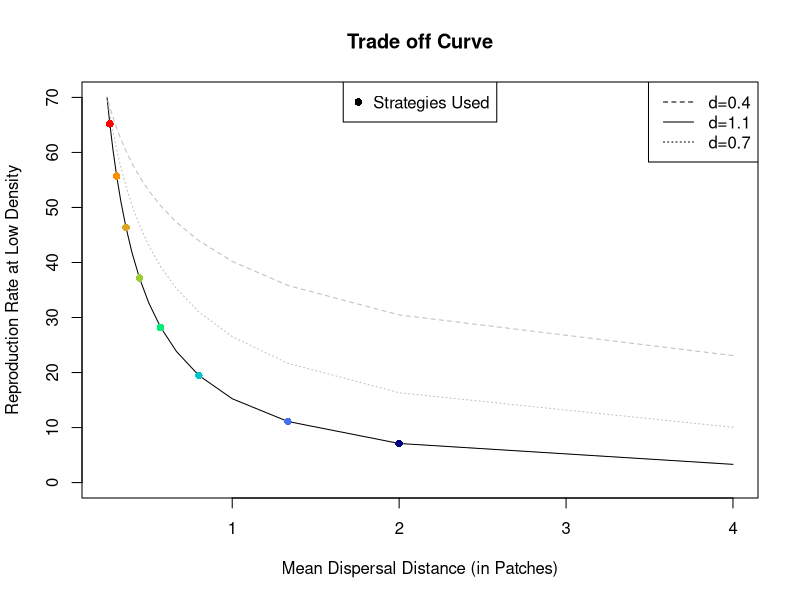
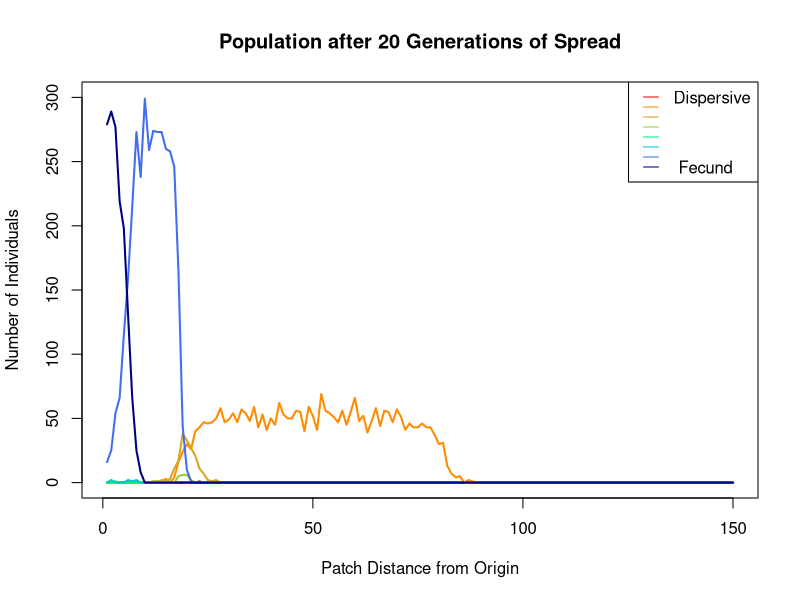
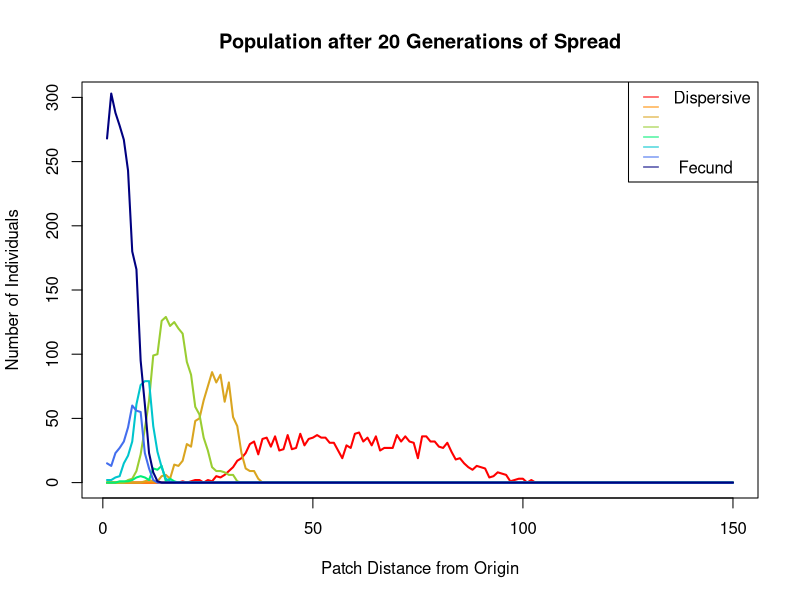
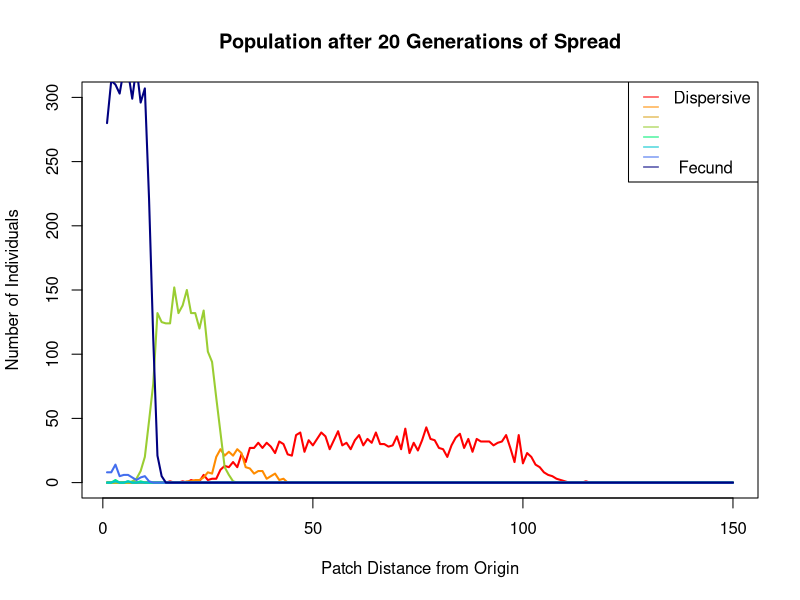
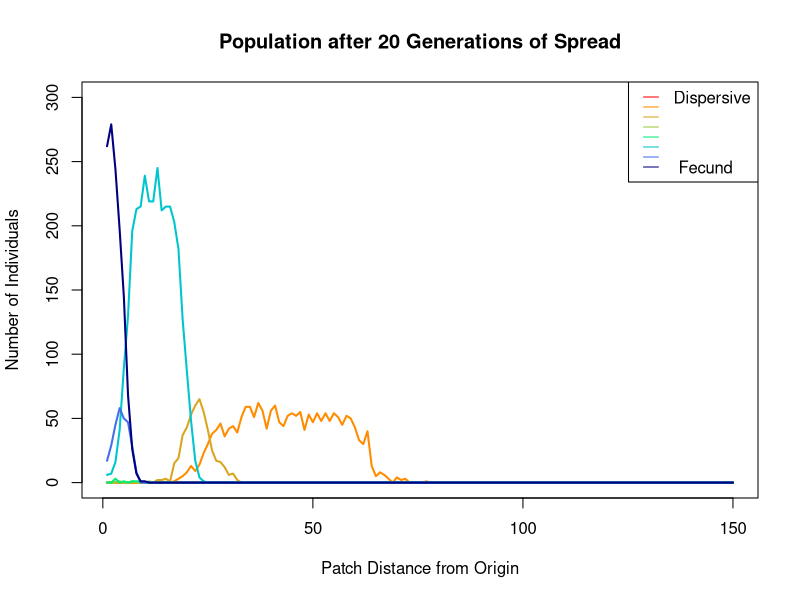
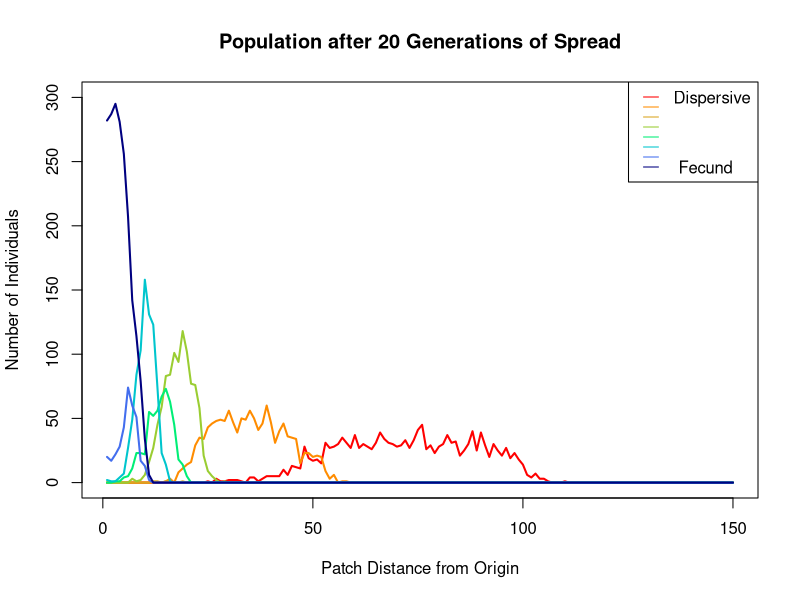
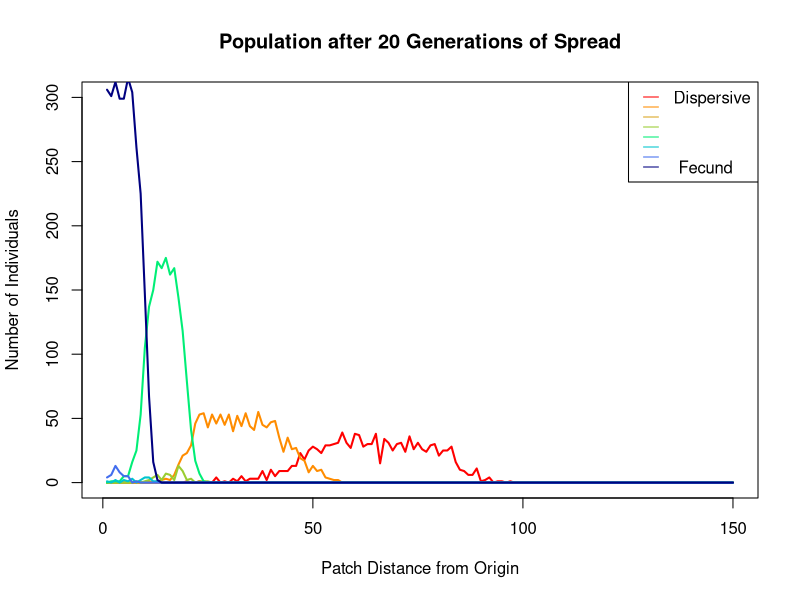
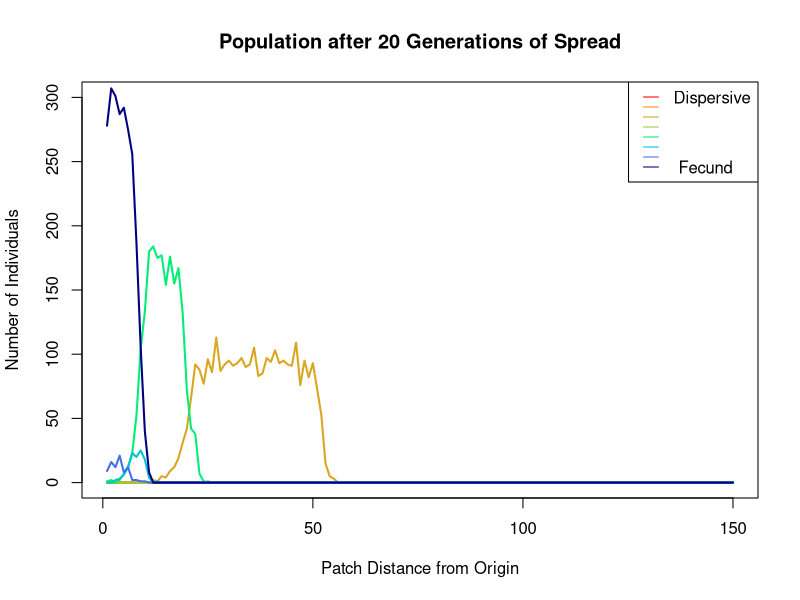

R code for these plots, in order: (Note: a time limit stopped this script after it produced the figures.)
## ---- chunk 1

#define trade-off curves
m<-seq(from=0.25,to=4,by=0.25)
lambdas04<-70*(m/4)^0.4
lambdas07<-(70*(m/4)^0.7)
lambdas11<-70*(m/4)^1.1
#points to use (should automate this)
m8<-c(0.5,0.75,1.25,1.75,2.25,2.75,3.25,3.75)
#convert to mean dispersal distance
mdd<-1/m
mdd8<-1/m8
#lambdas to use (should automate this)
lambdas8<-c(7.1,11.1,19.47,28.19,37.17,46.35,55.7,65.2)

#plot the trade-off curves with points for strategies used
plot(lambdas11~mdd, main="Trade off Curve", ylim=c(0,70), xlab="Mean Dispersal Distance (in Patches)", ylab="Reproduction Rate at Low Density",type="l")
lines(x=mdd,y=lambdas04, lty=2, col="grey")
lines(x=mdd, y=lambdas07, lty=3, col="grey")
points(x=mdd8, y=lambdas8, col=c("navy","royalblue2","turquoise3","springgreen2","yellowgreen","goldenrod","darkorange","red"), pch=16)
legend(x="topright", legend=c("d=0.4","d=1.1","d=0.7"), lty=c(2,1,3))
legend(x="top", legend=c("Strategies Used"), pch=16)
## ---- chunk 2
#########################################################

# parameters

#intrinsic rate of increase (lowest)
lambda1 <- 7.1
#intrinsic rate of increase
lambda2 <- 11.1
#intrinsic rate of increase
lambda3 <- 19.5
#intrinsic rate of increase
lambda4 <- 28.2
#intrinsic rate of increase
lambda5 <- 37.2
#intrinsic rate of increase
lambda6 <- 46.3
#intrinsic rate of increase
lambda7 <- 55.7
#intrinsic rate of increase (highest)
lambda8 <- 65.2
#intraspecific competition
alpha <- .2
#distance decay rate (highest)
m1 <- 0.5
#distance decay rate 
m2<-0.75
#distance decay rate 
m3<-1.25
#distance decay rate 
m4<-1.75
#distance decay rate 
m5<-2.25
#distance decay rate 
m6<-2.75
#distance decay rate 
m7<-3.25
#distance decay rate 
m8<-3.75
#starting population for each strategy
N_0 <- 2
# number of simulations to run
nsim<-10
#number of generations to simulate 
g_max <- 20
#distance between patches vector
dpatch <- 1
#Define distance vector (for now must be integer distances between patches)
dvect <- seq(from=0,length.out = 150,by=dpatch)
#number of patches
patch <- length(dvect)
# p1<-seq(from=0,length.out=3,by=1)
# p2<-seq(from=8,length.out=3,by=1)
# p3<-seq(from=13,length.out=5,by=1)
# dvect<-c(p1,p2,p3)

##########################################################

#functions

#seed production function
gNty <- function(j,k,lambda){ #j is subpopulation, k is total
  seeds<-vector()
  jnext<-(lambda*j)/(1+alpha*(k-1))
  seeds<-c(seeds,jnext)
  return(round(seeds,0))
}

#dispersal function second version -- refactored to remove unnecessary loops and seperate steps into helpers
disperse<-function(x,y,m){ # x is the number of seeds in the patch
  # y is the coloumn index of the patch 
  # m is the parameter defining the dispersal kernel
  pmove<-vector("numeric", patch)
  if (x==0)
    return(pmove)
  else
    move<-distance(x,m)*direction(x)
  for (i in 1:x){ #this moves seeds to their new home, x is number of seeds, compute for each seed 
    for (j in 1:patch){ #this finds the corresponding home for each seed 
     # place(move[i],pwdist[y,j],pmove[j])
      if (move[i]==pwdist[y,j])
      {pmove[j]<-pmove[j]+1}
    }
  }
 return(pmove) 
}
#dispersal helper -- generate random distances, parameters are from disperse
distance<-function(x,m){
  dist<-round(rexp(x,m),0)
  return(dist)
}

#dispersal helper -- generate random directions,x is as disperse
direction<-function(x){
  dir<-rbinom(x,1,0.5)
  sapply(dir,refactor)
}

#direction helper -- refactor 0 to -1
refactor<-function(x){ #  x is values from binomial 
  if (x==0)
    x<- -1
  else x
}

#calculate how many new patches are colonized at the leading edge this generation
lemove<-function(x){ #x is the row in spread matrix corresponding to time t
  moved<-patch-pleft(rev(x))
  moved<-dvect[moved]
  return(moved)
}


#lemove helper how many patches left to colonize
pleft<-function(x){ # x is from lemove, 
  y<-0
  for (k in 1:patch){
    if (x[k] != 0){
      break
    }
    else y<-y+1
  }
  return(y)
}

#calculate how many patches the leading edge moves each generation
# assumes that only one patch is colonized at start
speed<- function(x,y){ # x is vector of the leading edge patch each generation
  # y is the output vector, showing the number of patches the leading edge moved
  for (i in 1:g_max){
    if (i == 1){
      y[i]<-x[i]-1
   }
    else if (x[i] == 0){
     y[i]<-0
   }
    else
      y[i]=x[i]-x[i-1]
  }
  return(y)
}
##########################################################

# Initialize structures for storing data

#Population Spread Matrix
#Adds values to each row for each generation
#Coloumns correspond to patches defined by dvect
spread1<-matrix(0,g_max,patch)
spread1[1,1]<-N_0
spread2<-matrix(0,g_max,patch)
spread2[1,1]<-N_0
spread3<-matrix(0,g_max,patch)
spread3[1,1]<-N_0
spread4<-matrix(0,g_max,patch)
spread4[1,1]<-N_0
spread5<-matrix(0,g_max,patch)
spread5[1,1]<-N_0
spread6<-matrix(0,g_max,patch)
spread6[1,1]<-N_0
spread7<-matrix(0,g_max,patch)
spread7[1,1]<-N_0
spread8<-matrix(0,g_max,patch)
spread8[1,1]<-N_0
spreadttl<-matrix(0,g_max,patch)
spreadttl[1,1]<-N_0*8


#Seeds Dispersed
#vector for storing seeds produced, resets each generation
seeds1<-vector("numeric", patch)
seeds2<-vector("numeric",patch)
seeds3<-vector("numeric",patch)
seeds4<-vector("numeric",patch)
seeds5<-vector("numeric",patch)
seeds6<-vector("numeric",patch)
seeds7<-vector("numeric",patch)
seeds8<-vector("numeric",patch)
#matrix containing number of plants/seeds in each patch after dispersal
#rows are originating patches where seeds were produced,
#coloumns are where they disperse to
seedsd1<-matrix(0,patch,patch)
seedsd2<-matrix(0,patch,patch)
seedsd3<-matrix(0,patch,patch)
seedsd4<-matrix(0,patch,patch)
seedsd5<-matrix(0,patch,patch)
seedsd6<-matrix(0,patch,patch)
seedsd7<-matrix(0,patch,patch)
seedsd8<-matrix(0,patch,patch)

#Pairwise Distances Matrix
#Distances between patch i,j for row i 
#and coloumn j
pwdist<-matrix(NA,patch,patch)
for (i in 1:patch){
  for (j in 1:patch){
    pwdist[i,j]<-dvect[j]-dvect[i]
  }
}

# # vectors for storing colonized patches
# col1<-vector("numeric", g_max)
# col2<-vector("numeric", g_max)
# col3<-vector("numeric", g_max)
# col4<-vector("numeric", g_max)
# col5<-vector("numeric", g_max)
# col6<-vector("numeric", g_max)
# col7<-vector("numeric", g_max)
# col8<-vector("numeric", g_max)
colt<-vector("numeric", g_max)
# 
# #Speed vectors 
# speedv1<-vector("numeric", g_max)
# speedv2<-vector("numeric",g_max)
# speedv3<-vector("numeric",g_max)
# speedv4<-vector("numeric",g_max)
# speedv5<-vector("numeric",g_max)
# speedv6<-vector("numeric",g_max)
# speedv7<-vector("numeric",g_max)
# speedv8<-vector("numeric",g_max)
# speedt<-vector("numeric", g_max)

#Matrix for storing advance per gen.
pmg1<-matrix(NA,nsim,g_max)

# Average speed vectors
# speedmn1<-vector("numeric",nsim)
# speedmn2<-vector("numeric",nsim)
# speedmn3<-vector("numeric",nsim)
# speedmn4<-vector("numeric",nsim)
# speedmn5<-vector("numeric",nsim)
# speedmn6<-vector("numeric",nsim)
# speedmn7<-vector("numeric",nsim)
# speedmn8<-vector("numeric",nsim)
# speedmnt<-vector("numeric",nsim)
####################################################################
## ---- chunk 3
#Run Simulation 
for (x in 1:nsim){                       #for each simulation
 for (i in 1:(g_max-1)){                 #for each generation
  total<-spreadttl[i,]                   #compute total population
  seeds1<-gNty(spread1[i,],total,lambda1) #make seeds
  seeds2<-gNty(spread2[i,],total,lambda2)
  seeds3<-gNty(spread3[i,],total,lambda3)
  seeds4<-gNty(spread4[i,],total,lambda4)
  seeds5<-gNty(spread5[i,],total,lambda5)
  seeds6<-gNty(spread6[i,],total,lambda6)
  seeds7<-gNty(spread7[i,],total,lambda7)
  seeds8<-gNty(spread8[i,],total,lambda8)

  for (j in 1:patch){                     #disperse seeds
    seedsd1[j,]<-disperse(seeds1[j],j,m1)
    seedsd2[j,]<-disperse(seeds2[j],j,m2)
    seedsd3[j,]<-disperse(seeds3[j],j,m3)
    seedsd4[j,]<-disperse(seeds4[j],j,m4)
    seedsd5[j,]<-disperse(seeds5[j],j,m5)
    seedsd6[j,]<-disperse(seeds6[j],j,m6)
    seedsd7[j,]<-disperse(seeds7[j],j,m7)
    seedsd8[j,]<-disperse(seeds8[j],j,m8)
  }
  spread1[i+1,]<-apply(seedsd1,2,sum)     #fill in next row in population matrix
  spread2[i+1,]<-apply(seedsd2,2,sum)
  spread3[i+1,]<-apply(seedsd3,2,sum)
  spread4[i+1,]<-apply(seedsd4,2,sum)
  spread5[i+1,]<-apply(seedsd5,2,sum)
  spread6[i+1,]<-apply(seedsd6,2,sum)
  spread7[i+1,]<-apply(seedsd7,2,sum)
  spread8[i+1,]<-apply(seedsd8,2,sum)
  spreadttl[i+1,]<-spread1[i+1,]+spread2[i+1,]+spread3[i+1,]+spread4[i+1,]+spread5[i+1,]+spread6[i+1,]+spread7[i+1,]+spread8[i+1,]
  
# pmg[x,i]<-lemove(spreadttl[i+1,])
  # col1[i]<-lemove(spread1[i+1,])#calculate how many patches the leading edge has advanced
  # col2[i]<-lemove(spread2[i+1,])
  # col3[i]<-lemove(spread2[i+1,])
  # col4[i]<-lemove(spread2[i+1,])
  # col5[i]<-lemove(spread2[i+1,])
  # col6[i]<-lemove(spread2[i+1,])
  # col7[i]<-lemove(spread2[i+1,])
  # col8[i]<-lemove(spread2[i+1,])
   colt[i]<-lemove(spreadttl[i+1,]) #calculate patches moved per gen.
  
 }
pmg1[x,]<-colt                       #fill in patches moved matrix
  
# speedv1<-speed(col1,speedv1) #combine advances to get invasion velocity of leading edge
# speedv2<-speed(col2,speedv2)
# speedv3<-speed(col2,speedv3)
# speedv4<-speed(col2,speedv4)
# speedv5<-speed(col2,speedv5)
# speedv6<-speed(col2,speedv6)
# speedv7<-speed(col2,speedv7)
# speedv8<-speed(col2,speedv8)
# speedt<-speed(colt,speedt)
# speedm1<-mean(speedv1) # average invasion velocity over time
# speedm2<-mean(speedv2)
# speedm3<-mean(speedv3)
# speedm4<-mean(speedv4)
# speedm5<-mean(speedv5)
# speedm6<-mean(speedv6)
# speedm7<-mean(speedv7)
# speedm8<-mean(speedv8)
# speedmt<-mean(speedt)

#Plot the distribution of strategies at the last generation
  plot(spread1[g_max,], type="l", col="red",ylim=c(0,300),main="Population after 20 Generations of Spread",  xlab="Patch Distance from Origin", ylab="Number of Individuals",lwd=2)
  lines(spread2[g_max,], col="darkorange",lwd=2)
  lines(spread3[g_max,], col="goldenrod",lwd=2)
  lines(spread4[g_max,], col="yellowgreen",lwd=2)
  lines(spread5[g_max,], col="springgreen2",lwd=2)
  lines(spread6[g_max,], col="turquoise3",lwd=2)
  lines(spread7[g_max,], col="royalblue2",lwd=2)
  lines(spread8[g_max,], col="navy",lwd=2)
  legend("topright", legend=c("Dispersive", "","","","","","", " Fecund"),col=c("red","darkorange","goldenrod","yellowgreen","springgreen2","turquoise3","royalblue2","  navy"), lty=1,seg.len = 1,y.intersp = 0.5)
  
  # speedv1<-speed(col1,speedv1) #combine advances to get invasion velocity of leading edge
  # speedv2<-speed(col2,speedv2)
  # speedv3<-speed(col3,speedv3)
  # speedv4<-speed(col4,speedv4)
  # speedv5<-speed(col5,speedv5)
  # speedv6<-speed(col6,speedv6)
  # speedv7<-speed(col7,speedv7)
  # speedv8<-speed(col8,speedv8)
  # speedt<-speed(colt,speedt)
  
#   plot(speedv1, type="l", xlab="Generation Number", ylab="Invasion Velocity (multiples of MDD)", lwd=2, lty=2,col="darkorange", ylim=c(0,10))
#   lines(speedv2, col="red", lwd=2,lty=2)
#   lines(speedv3, col="brown", lwd=2,lty=2)
#   lines(speedv4, col="green", lwd=2,lty=2)
#   lines(speedv5, col="darkgreen", lwd=2,lty=2)
#   lines(speedv6, col="darkblue", lwd=2,lty=2)
#   lines(speedv7, col="blue", lwd=2,lty=2)
#   lines(speedv8, col="blueviolet", lwd=2,lty=2)
#   lines(speedt,lwd=2)
#   legend("topright", legend=c("Total Population", "Highest mean dispersal distance", "Highest Fecundity"), col=c("black", "red","blueviolet"), lty=1, seg.len=1.5)
  # speedmn1[x]<-(col1[g_max-1]-1)/g_max
  # speedmn2[x]<-(col2[g_max-1]-1)/g_max
  # speedmn3[x]<-(col3[g_max-1]-1)/g_max
  # speedmn4[x]<-(col4[g_max-1]-1)/g_max
  # speedmn5[x]<-(col5[g_max-1]-1)/g_max
  # speedmn6[x]<-(col6[g_max-1]-1)/g_max
  # speedmn7[x]<-(col7[g_max-1]-1)/g_max
  # speedmn8[x]<-(col8[g_max-1]-1)/g_max
  # speedmnt[x]<-(colt[g_max-1]-1)/g_max
}
# plot(speedmn8, type="p", xlab="Index", ylab="Average Invasion Velocity", ylim=c(-3,5),pch=16,col="blueviolet")
# points(speedmn1,col="red",pch=16)
# points(speedmn2,col="darkorange",pch=16)
# points(speedmn3,col="brown",pch=16)
# points(speedmn4,col="green",pch=16)
# points(speedmn5,col="darkgreen",pch=16)
# points(speedmn6,col="darkblue",pch=16)
# points(speedmn7,col="blue",pch=16)
# points(speedmnt,pch=16)


mppg1<-vector("numeric",g_max)          #create vector for mean speed
mppg1<-apply(pmg1,2,mean)                #compute mean advance each gen.

#Plot the advance across replicates + mean
plot(pmg1[1,1:19],main="Movement of Leading Edge over 20 Generations",ylab="Distance from Starting Patch", xlab="Generation",type="l", lty=2,col="grey",ylim=c(0,patch))
lines(pmg1[2,1:19],lty=2,col="grey")
lines(pmg1[3,1:19],lty=2,col="grey")
lines(pmg1[4,1:19],lty=2,col="grey")
lines(pmg1[5,1:19],lty=2,col="grey")
lines(pmg1[6,1:19],lty=2,col="grey")
lines(pmg1[7,1:19],lty=2,col="grey")
lines(pmg1[8,1:19],lty=2,col="grey")
lines(pmg1[9,1:19],lty=2,col="grey")
lines(pmg1[10,1:19],lty=2,col="grey")
lines(mppg1[1:19],lty=1,lwd=2)
legend(x="bottomright", legend=c("Mean","Replicates"),lty=c(1,2),col=c("black","grey"))
## ---- chunk 4
#########################################################

# parameters

#intrinsic rate of increase (lowest)
lambda1 <- 7.1
#intrinsic rate of increase
lambda2 <- 11.1
#intrinsic rate of increase
lambda3 <- 19.5
#intrinsic rate of increase
lambda4 <- 28.2
#intrinsic rate of increase
lambda5 <- 37.2
#intrinsic rate of increase
lambda6 <- 46.3
#intrinsic rate of increase
lambda7 <- 55.7
#intrinsic rate of increase (highest)
lambda8 <- 65.2
#intraspecific competition
alpha <- .2
#distance decay rate (highest)
m1 <- 0.5
#distance decay rate 
m2<-0.75
#distance decay rate 
m3<-1.25
#distance decay rate 
m4<-1.75
#distance decay rate 
m5<-2.25
#distance decay rate 
m6<-2.75
#distance decay rate 
m7<-3.25
#distance decay rate 
m8<-3.75
#starting population for each strategy
N_0 <- 2
# number of simulations to run
nsim<-10
#number of generations to simulate 
g_max <- 20
#distance between patches vector
dpatch <- 2
#Define distance vector (for now must be integer distances between patches)
dvect <- seq(from=0,length.out = 75,by=dpatch)
#number of patches
patch <- length(dvect)
# p1<-seq(from=0,length.out=3,by=1)
# p2<-seq(from=8,length.out=3,by=1)
# p3<-seq(from=13,length.out=5,by=1)
# dvect<-c(p1,p2,p3)

##########################################################

#functions

#seed production function
gNty <- function(j,k,lambda){ #j is subpopulation, k is total
  seeds<-vector()
  jnext<-(lambda*j)/(1+alpha*(k-1))
  seeds<-c(seeds,jnext)
  return(round(seeds,0))
}

#dispersal function second version -- refactored to remove unnecessary loops and seperate steps into helpers
disperse<-function(x,y,m){ # x is the number of seeds in the patch
  # y is the coloumn index of the patch 
  # m is the parameter defining the dispersal kernel
  pmove<-vector("numeric", patch)
  if (x==0)
    return(pmove)
  else
    move<-distance(x,m)*direction(x)
  for (i in 1:x){ #this moves seeds to their new home, x is number of seeds, compute for each seed 
    for (j in 1:patch){ #this finds the corresponding home for each seed 
     # place(move[i],pwdist[y,j],pmove[j])
      if (move[i]==pwdist[y,j])
      {pmove[j]<-pmove[j]+1}
    }
  }
 return(pmove) 
}
#dispersal helper -- generate random distances, parameters are from disperse
distance<-function(x,m){
  dist<-round(rexp(x,m),0)
  return(dist)
}

#dispersal helper -- generate random directions,x is as disperse
direction<-function(x){
  dir<-rbinom(x,1,0.5)
  sapply(dir,refactor)
}

#direction helper -- refactor 0 to -1
refactor<-function(x){ #  x is values from binomial 
  if (x==0)
    x<- -1
  else x
}

#calculate how many new patches are colonized at the leading edge this generation
lemove<-function(x){ #x is the row in spread matrix corresponding to time t
  moved<-patch-pleft(rev(x))
  moved<-dvect[moved]
  return(moved)
}

#lemove helper how many patches left to colonize
pleft<-function(x){ # x is from lemove, 
  y<-0
  for (k in 1:patch){
    if (x[k] != 0){
      break
    }
    else y<-y+1
  }
  return(y)
}

#calculate how many patches the leading edge moves each generation
# assumes that only one patch is colonized at start
speed<- function(x,y){ # x is vector of the leading edge patch each generation
  # y is the output vector, showing the number of patches the leading edge moved
  for (i in 1:g_max){
    if (i == 1){
      y[i]<-x[i]-1
   }
    else if (x[i] == 0){
     y[i]<-0
   }
    else
      y[i]=x[i]-x[i-1]
  }
  return(y)
}
##########################################################

# Initialize structures for storing data

#Population Spread Matrix
#Adds values to each row for each generation
#Coloumns correspond to patches defined by dvect
spread1<-matrix(0,g_max,patch)
spread1[1,1]<-N_0
spread2<-matrix(0,g_max,patch)
spread2[1,1]<-N_0
spread3<-matrix(0,g_max,patch)
spread3[1,1]<-N_0
spread4<-matrix(0,g_max,patch)
spread4[1,1]<-N_0
spread5<-matrix(0,g_max,patch)
spread5[1,1]<-N_0
spread6<-matrix(0,g_max,patch)
spread6[1,1]<-N_0
spread7<-matrix(0,g_max,patch)
spread7[1,1]<-N_0
spread8<-matrix(0,g_max,patch)
spread8[1,1]<-N_0
spreadttl<-matrix(0,g_max,patch)
spreadttl[1,]<-N_0*8


#Seeds Dispersed
#vector for storing seeds produced, resets each generation
seeds1<-vector("numeric", patch)
seeds2<-vector("numeric",patch)
seeds3<-vector("numeric",patch)
seeds4<-vector("numeric",patch)
seeds5<-vector("numeric",patch)
seeds6<-vector("numeric",patch)
seeds7<-vector("numeric",patch)
seeds8<-vector("numeric",patch)
#matrix containing number of plants/seeds in each patch after dispersal
#rows are originating patches where seeds were produced,
#coloumns are where they disperse to
seedsd1<-matrix(0,patch,patch)
seedsd2<-matrix(0,patch,patch)
seedsd3<-matrix(0,patch,patch)
seedsd4<-matrix(0,patch,patch)
seedsd5<-matrix(0,patch,patch)
seedsd6<-matrix(0,patch,patch)
seedsd7<-matrix(0,patch,patch)
seedsd8<-matrix(0,patch,patch)

#Pairwise Distances Matrix
#Distances between patch i,j for row i 
#and coloumn j
pwdist<-matrix(NA,patch,patch)
for (i in 1:patch){
  for (j in 1:patch){
    pwdist[i,j]<-dvect[j]-dvect[i]
  }
}

# vectors for storing colonized patches
col1<-vector("numeric", g_max)
col2<-vector("numeric", g_max)
col3<-vector("numeric", g_max)
col4<-vector("numeric", g_max)
col5<-vector("numeric", g_max)
col6<-vector("numeric", g_max)
col7<-vector("numeric", g_max)
col8<-vector("numeric", g_max)
colt<-vector("numeric", g_max)

#Matrix for storing advance per gen.
pmg2<-matrix(NA,nsim,g_max)
####################################################################
## ---- chunk 5
#Run Simulation
for (x in 1:nsim){
 for (i in 1:(g_max-1)){ #for each generation
  total<-spreadttl[i,]
  # ratio<-spread[i,]/total
  # ratio[is.nan(ratio)] <- 0
  seeds1<-gNty(spread1[i,],total,lambda1)
  seeds2<-gNty(spread2[i,],total,lambda2)
  seeds3<-gNty(spread3[i,],total,lambda3)
  seeds4<-gNty(spread4[i,],total,lambda4)
  seeds5<-gNty(spread5[i,],total,lambda5)
  seeds6<-gNty(spread6[i,],total,lambda6)
  seeds7<-gNty(spread7[i,],total,lambda7)
  seeds8<-gNty(spread8[i,],total,lambda8)

  for (j in 1:patch){ #disperse seeds
    seedsd1[j,]<-disperse(seeds1[j],j,m1)
    seedsd2[j,]<-disperse(seeds2[j],j,m2)
    seedsd3[j,]<-disperse(seeds3[j],j,m3)
    seedsd4[j,]<-disperse(seeds4[j],j,m4)
    seedsd5[j,]<-disperse(seeds5[j],j,m5)
    seedsd6[j,]<-disperse(seeds6[j],j,m6)
    seedsd7[j,]<-disperse(seeds7[j],j,m7)
    seedsd8[j,]<-disperse(seeds8[j],j,m8)
  }
  spread1[i+1,]<-apply(seedsd1,2,sum) #fill in next row in population matrix
  spread2[i+1,]<-apply(seedsd2,2,sum)
  spread3[i+1,]<-apply(seedsd3,2,sum)
  spread4[i+1,]<-apply(seedsd4,2,sum)
  spread5[i+1,]<-apply(seedsd5,2,sum)
  spread6[i+1,]<-apply(seedsd6,2,sum)
  spread7[i+1,]<-apply(seedsd7,2,sum)
  spread8[i+1,]<-apply(seedsd8,2,sum)
  spreadttl[i+1,]<-spread1[i+1,]+spread2[i+1,]+spread3[i+1,]+spread4[i+1,]+spread5[i+1,]+spread6[i+1,]+spread7[i+1,]+spread8[i+1,]

  colt[i]<-lemove(spreadttl[i+1,])
 }
pmg2[x,]<-colt
  plot(spread1[g_max,]~dvect, type="l", col="red",ylim=c(0,300),main="Population after 20 Generations of Spread",  xlab="Patch Distance from Origin", ylab="Number of Individuals",lwd=2)
  lines(x=dvect,y=spread2[g_max,], col="darkorange",lwd=2)
  lines(x=dvect,y=spread3[g_max,], col="goldenrod",lwd=2)
  lines(x=dvect,y=spread4[g_max,], col="yellowgreen",lwd=2)
  lines(x=dvect,y=spread5[g_max,], col="springgreen2",lwd=2)
  lines(x=dvect,y=spread6[g_max,], col="turquoise3",lwd=2)
  lines(x=dvect,y=spread7[g_max,], col="royalblue2",lwd=2)
  lines(x=dvect,y=spread8[g_max,], col="navy",lwd=2)
  
  legend("topright", legend=c("Dispersive", "","","","","","", " Fecund"),col=c("red","darkorange","goldenrod","yellowgreen","springgreen2","turquoise3","royalblue2","  navy"), lty=1,seg.len = 1,y.intersp = 0.5)
  
}
mppg2<-vector("numeric",g_max)
mppg2<-apply(pmg2,2,mean)
plot(pmg2[1,1:19],main="Movement of Leading Edge over 20 Generations",ylab="Distance from Starting Patch", xlab="Generation",type="l", lty=2,col="grey",ylim=c(0,150))
lines(pmg2[2,1:19],lty=2,col="grey")
lines(pmg2[3,1:19],lty=2,col="grey")
lines(pmg2[4,1:19],lty=2,col="grey")
lines(pmg2[5,1:19],lty=2,col="grey")
lines(pmg2[6,1:19],lty=2,col="grey")
lines(pmg2[7,1:19],lty=2,col="grey")
lines(pmg2[8,1:19],lty=2,col="grey")
lines(pmg2[9,1:19],lty=2,col="grey")
lines(pmg2[10,1:19],lty=2,col="grey")
lines(mppg2[1:19],lty=1,lwd=2)
legend(x="topleft", legend=c("Mean","Replicates"),lty=c(1,2),col=c("black","grey"))
## ---- chunk 6
#########################################################

# parameters

#intrinsic rate of increase (lowest)
lambda1 <- 7.1
#intrinsic rate of increase
lambda2 <- 11.1
#intrinsic rate of increase
lambda3 <- 19.5
#intrinsic rate of increase
lambda4 <- 28.2
#intrinsic rate of increase
lambda5 <- 37.2
#intrinsic rate of increase
lambda6 <- 46.3
#intrinsic rate of increase
lambda7 <- 55.7
#intrinsic rate of increase (highest)
lambda8 <- 65.2
#intraspecific competition
alpha <- .2
#distance decay rate (highest)
m1 <- 0.5
#distance decay rate 
m2<-0.75
#distance decay rate 
m3<-1.25
#distance decay rate 
m4<-1.75
#distance decay rate 
m5<-2.25
#distance decay rate 
m6<-2.75
#distance decay rate 
m7<-3.25
#distance decay rate 
m8<-3.75
#starting population for each strategy
N_0 <- 2
# number of simulations to run
nsim<-10
#number of generations to simulate 
g_max <- 20
#distance between patches vector
dpatch <- 2
#Define distance vector (for now must be integer distances between patches)
dvect <-  c(0,cumsum(rep(c(1,3),30)))
#number of patches
patch <- length(dvect)
# p1<-seq(from=0,length.out=3,by=1)
# p2<-seq(from=8,length.out=3,by=1)
# p3<-seq(from=13,length.out=5,by=1)
# dvect<-c(p1,p2,p3)

##########################################################

#functions

#seed production function
gNty <- function(j,k,lambda){ #j is subpopulation, k is total
  seeds<-vector()
  jnext<-(lambda*j)/(1+alpha*(k-1))
  seeds<-c(seeds,jnext)
  return(round(seeds,0))
}

#dispersal function second version -- refactored to remove unnecessary loops and seperate steps into helpers
disperse<-function(x,y,m){ # x is the number of seeds in the patch
  # y is the coloumn index of the patch 
  # m is the parameter defining the dispersal kernel
  pmove<-vector("numeric", patch)
  if (x==0)
    return(pmove)
  else
    move<-distance(x,m)*direction(x)
  for (i in 1:x){ #this moves seeds to their new home, x is number of seeds, compute for each seed 
    for (j in 1:patch){ #this finds the corresponding home for each seed 
     # place(move[i],pwdist[y,j],pmove[j])
      if (move[i]==pwdist[y,j])
      {pmove[j]<-pmove[j]+1}
    }
  }
 return(pmove) 
}
#dispersal helper -- generate random distances, parameters are from disperse
distance<-function(x,m){
  dist<-round(rexp(x,m),0)
  return(dist)
}

#dispersal helper -- generate random directions,x is as disperse
direction<-function(x){
  dir<-rbinom(x,1,0.5)
  sapply(dir,refactor)
}

#direction helper -- refactor 0 to -1
refactor<-function(x){ #  x is values from binomial 
  if (x==0)
    x<- -1
  else x
}

#calculate how many new patches are colonized at the leading edge this generation
lemove<-function(x){ #x is the row in spread matrix corresponding to time t
  moved<-patch-pleft(rev(x))
  moved<-dvect[moved]
  return(moved)
}


#lemove helper how many patches left to colonize
pleft<-function(x){ # x is from lemove, 
  y<-0
  for (k in 1:patch){
    if (x[k] != 0){
      break
    }
    else y<-y+1
  }
  return(y)
}

#calculate how many patches the leading edge moves each generation
# assumes that only one patch is colonized at start
speed<- function(x,y){ # x is vector of the leading edge patch each generation
  # y is the output vector, showing the number of patches the leading edge moved
  for (i in 1:g_max){
    if (i == 1){
      y[i]<-x[i]-1
   }
    else if (x[i] == 0){
     y[i]<-0
   }
    else
      y[i]=x[i]-x[i-1]
  }
  return(y)
}
##########################################################

# Initialize structures for storing data

#Population Spread Matrix
#Adds values to each row for each generation
#Coloumns correspond to patches defined by dvect
spread1<-matrix(0,g_max,patch)
spread1[1,1]<-N_0
spread2<-matrix(0,g_max,patch)
spread2[1,1]<-N_0
spread3<-matrix(0,g_max,patch)
spread3[1,1]<-N_0
spread4<-matrix(0,g_max,patch)
spread4[1,1]<-N_0
spread5<-matrix(0,g_max,patch)
spread5[1,1]<-N_0
spread6<-matrix(0,g_max,patch)
spread6[1,1]<-N_0
spread7<-matrix(0,g_max,patch)
spread7[1,1]<-N_0
spread8<-matrix(0,g_max,patch)
spread8[1,1]<-N_0
spreadttl<-matrix(0,g_max,patch)
spreadttl[1,]<-N_0*8


#Seeds Dispersed
#vector for storing seeds produced, resets each generation
seeds1<-vector("numeric", patch)
seeds2<-vector("numeric",patch)
seeds3<-vector("numeric",patch)
seeds4<-vector("numeric",patch)
seeds5<-vector("numeric",patch)
seeds6<-vector("numeric",patch)
seeds7<-vector("numeric",patch)
seeds8<-vector("numeric",patch)
#matrix containing number of plants/seeds in each patch after dispersal
#rows are originating patches where seeds were produced,
#coloumns are where they disperse to
seedsd1<-matrix(0,patch,patch)
seedsd2<-matrix(0,patch,patch)
seedsd3<-matrix(0,patch,patch)
seedsd4<-matrix(0,patch,patch)
seedsd5<-matrix(0,patch,patch)
seedsd6<-matrix(0,patch,patch)
seedsd7<-matrix(0,patch,patch)
seedsd8<-matrix(0,patch,patch)

#Pairwise Distances Matrix
#Distances between patch i,j for row i 
#and coloumn j
pwdist<-matrix(NA,patch,patch)
for (i in 1:patch){
  for (j in 1:patch){
    pwdist[i,j]<-dvect[j]-dvect[i]
  }
}

# vectors for storing colonized patches
colt<-vector("numeric", g_max)

#Matrix for storing advance per gen.
pmg3<-matrix(NA,nsim,g_max)


####################################################################
## ---- chunk 7
#Run Simulation
for (x in 1:nsim){
 for (i in 1:(g_max-1)){ #for each generation
  total<-spreadttl[i,]
  # ratio<-spread[i,]/total
  # ratio[is.nan(ratio)] <- 0
  seeds1<-gNty(spread1[i,],total,lambda1)
  seeds2<-gNty(spread2[i,],total,lambda2)
  seeds3<-gNty(spread3[i,],total,lambda3)
  seeds4<-gNty(spread4[i,],total,lambda4)
  seeds5<-gNty(spread5[i,],total,lambda5)
  seeds6<-gNty(spread6[i,],total,lambda6)
  seeds7<-gNty(spread7[i,],total,lambda7)
  seeds8<-gNty(spread8[i,],total,lambda8)

  for (j in 1:patch){ #disperse seeds
    seedsd1[j,]<-disperse(seeds1[j],j,m1)
    seedsd2[j,]<-disperse(seeds2[j],j,m2)
    seedsd3[j,]<-disperse(seeds3[j],j,m3)
    seedsd4[j,]<-disperse(seeds4[j],j,m4)
    seedsd5[j,]<-disperse(seeds5[j],j,m5)
    seedsd6[j,]<-disperse(seeds6[j],j,m6)
    seedsd7[j,]<-disperse(seeds7[j],j,m7)
    seedsd8[j,]<-disperse(seeds8[j],j,m8)
  }
  spread1[i+1,]<-apply(seedsd1,2,sum) #fill in next row in population matrix
  spread2[i+1,]<-apply(seedsd2,2,sum)
  spread3[i+1,]<-apply(seedsd3,2,sum)
  spread4[i+1,]<-apply(seedsd4,2,sum)
  spread5[i+1,]<-apply(seedsd5,2,sum)
  spread6[i+1,]<-apply(seedsd6,2,sum)
  spread7[i+1,]<-apply(seedsd7,2,sum)
  spread8[i+1,]<-apply(seedsd8,2,sum)
  spreadttl[i+1,]<-spread1[i+1,]+spread2[i+1,]+spread3[i+1,]+spread4[i+1,]+spread5[i+1,]+spread6[i+1,]+spread7[i+1,]+spread8[i+1,]
  colt[i]<-lemove(spreadttl[i+1,])
}
pmg3[x,]<-colt

  plot(spread1[g_max,]~dvect, type="l", col="red",ylim=c(0,300),main="Population after 20 Generations of Spread",  xlab="Patch Distance from Origin", ylab="Number of Individuals",lwd=2)
  lines(x=dvect,y=spread2[g_max,], col="darkorange",lwd=2)
  lines(x=dvect,y=spread3[g_max,], col="goldenrod",lwd=2)
  lines(x=dvect,y=spread4[g_max,], col="yellowgreen",lwd=2)
  lines(x=dvect,y=spread5[g_max,], col="springgreen2",lwd=2)
  lines(x=dvect,y=spread6[g_max,], col="turquoise3",lwd=2)
  lines(x=dvect,y=spread7[g_max,], col="royalblue2",lwd=2)
  lines(x=dvect,y=spread8[g_max,], col="navy",lwd=2)
  
  legend("topright", legend=c("Dispersive", "","","","","","", " Fecund"),col=c("red","darkorange","goldenrod","yellowgreen","springgreen2","turquoise3","royalblue2","  navy"), lty=1,seg.len = 1,y.intersp = 0.5)
  
}
mppg3<-vector("numeric",g_max)
mppg3<-apply(pmg3,2,mean)
plot(pmg3[1,1:19],main="Movement of Leading Edge over 20 Generations",ylab="Distance from Starting Patch", xlab="Generation",type="l", lty=2,col="grey",ylim=c(0,150))
lines(pmg3[2,1:19],lty=2,col="grey")
lines(pmg3[3,1:19],lty=2,col="grey")
lines(pmg3[4,1:19],lty=2,col="grey")
lines(pmg3[5,1:19],lty=2,col="grey")
lines(pmg3[6,1:19],lty=2,col="grey")
lines(pmg3[7,1:19],lty=2,col="grey")
lines(pmg3[8,1:19],lty=2,col="grey")
lines(pmg3[9,1:19],lty=2,col="grey")
lines(pmg3[10,1:19],lty=2,col="grey")
lines(mppg3[1:19],lty=1,lwd=2)
legend(x="topleft", legend=c("Mean","Replicates"),lty=c(1,2),col=c("black","grey"))
## ---- chunk 8
#########################################################

# parameters

#intrinsic rate of increase (lowest)
lambda1 <- 7.1
#intrinsic rate of increase
lambda2 <- 11.1
#intrinsic rate of increase
lambda3 <- 19.5
#intrinsic rate of increase
lambda4 <- 28.2
#intrinsic rate of increase
lambda5 <- 37.2
#intrinsic rate of increase
lambda6 <- 46.3
#intrinsic rate of increase
lambda7 <- 55.7
#intrinsic rate of increase (highest)
lambda8 <- 65.2
#intraspecific competition
alpha <- .2
#distance decay rate (highest)
m1 <- 0.5
#distance decay rate 
m2<-0.75
#distance decay rate 
m3<-1.25
#distance decay rate 
m4<-1.75
#distance decay rate 
m5<-2.25
#distance decay rate 
m6<-2.75
#distance decay rate 
m7<-3.25
#distance decay rate 
m8<-3.75
#starting population for each strategy
N_0 <- 2
# number of simulations to run
nsim<-10
#number of generations to simulate 
g_max <- 20
#distance between patches vector
dpatch <- 3
#Define distance vector (for now must be integer distances between patches)
dvect <- seq(from=0,length.out = 50,by=dpatch)
#number of patches
patch <- length(dvect)
# p1<-seq(from=0,length.out=3,by=1)
# p2<-seq(from=8,length.out=3,by=1)
# p3<-seq(from=13,length.out=5,by=1)
# dvect<-c(p1,p2,p3)

##########################################################

#functions

#seed production function
gNty <- function(j,k,lambda){ #j is subpopulation, k is total
  seeds<-vector()
  jnext<-(lambda*j)/(1+alpha*(k-1))
  seeds<-c(seeds,jnext)
  return(round(seeds,0))
}

#dispersal function second version -- refactored to remove unnecessary loops and seperate steps into helpers
disperse<-function(x,y,m){ # x is the number of seeds in the patch
  # y is the coloumn index of the patch 
  # m is the parameter defining the dispersal kernel
  pmove<-vector("numeric", patch)
  if (x==0)
    return(pmove)
  else
    move<-distance(x,m)*direction(x)
  for (i in 1:x){ #this moves seeds to their new home, x is number of seeds, compute for each seed 
    for (j in 1:patch){ #this finds the corresponding home for each seed 
     # place(move[i],pwdist[y,j],pmove[j])
      if (move[i]==pwdist[y,j])
      {pmove[j]<-pmove[j]+1}
    }
  }
 return(pmove) 
}
#dispersal helper -- generate random distances, parameters are from disperse
distance<-function(x,m){
  dist<-round(rexp(x,m),0)
  return(dist)
}

#dispersal helper -- generate random directions,x is as disperse
direction<-function(x){
  dir<-rbinom(x,1,0.5)
  sapply(dir,refactor)
}

#direction helper -- refactor 0 to -1
refactor<-function(x){ #  x is values from binomial 
  if (x==0)
    x<- -1
  else x
}

#calculate how many new patches are colonized at the leading edge this generation
lemove<-function(x){ #x is the row in spread matrix corresponding to time t
  moved<-patch-pleft(rev(x))
  moved<-dvect[moved]
  return(moved)
}


#lemove helper how many patches left to colonize
pleft<-function(x){ # x is from lemove, 
  y<-0
  for (k in 1:patch){
    if (x[k] != 0){
      break
    }
    else y<-y+1
  }
  return(y)
}

#calculate how many patches the leading edge moves each generation
# assumes that only one patch is colonized at start
speed<- function(x,y){ # x is vector of the leading edge patch each generation
  # y is the output vector, showing the number of patches the leading edge moved
  for (i in 1:g_max){
    if (i == 1){
      y[i]<-x[i]-1
   }
    else if (x[i] == 0){
     y[i]<-0
   }
    else
      y[i]=x[i]-x[i-1]
  }
  return(y)
}
##########################################################

# Initialize structures for storing data

#Population Spread Matrix
#Adds values to each row for each generation
#Coloumns correspond to patches defined by dvect
spread1<-matrix(0,g_max,patch)
spread1[1,1]<-N_0
spread2<-matrix(0,g_max,patch)
spread2[1,1]<-N_0
spread3<-matrix(0,g_max,patch)
spread3[1,1]<-N_0
spread4<-matrix(0,g_max,patch)
spread4[1,1]<-N_0
spread5<-matrix(0,g_max,patch)
spread5[1,1]<-N_0
spread6<-matrix(0,g_max,patch)
spread6[1,1]<-N_0
spread7<-matrix(0,g_max,patch)
spread7[1,1]<-N_0
spread8<-matrix(0,g_max,patch)
spread8[1,1]<-N_0
spreadttl<-matrix(0,g_max,patch)
spreadttl[1,]<-N_0*8


#Seeds Dispersed
#vector for storing seeds produced, resets each generation
seeds1<-vector("numeric", patch)
seeds2<-vector("numeric",patch)
seeds3<-vector("numeric",patch)
seeds4<-vector("numeric",patch)
seeds5<-vector("numeric",patch)
seeds6<-vector("numeric",patch)
seeds7<-vector("numeric",patch)
seeds8<-vector("numeric",patch)
#matrix containing number of plants/seeds in each patch after dispersal
#rows are originating patches where seeds were produced,
#coloumns are where they disperse to
seedsd1<-matrix(0,patch,patch)
seedsd2<-matrix(0,patch,patch)
seedsd3<-matrix(0,patch,patch)
seedsd4<-matrix(0,patch,patch)
seedsd5<-matrix(0,patch,patch)
seedsd6<-matrix(0,patch,patch)
seedsd7<-matrix(0,patch,patch)
seedsd8<-matrix(0,patch,patch)

#Pairwise Distances Matrix
#Distances between patch i,j for row i 
#and coloumn j
pwdist<-matrix(NA,patch,patch)
for (i in 1:patch){
  for (j in 1:patch){
    pwdist[i,j]<-dvect[j]-dvect[i]
  }
}

# vectors for storing colonized patches
col1<-vector("numeric", g_max)
col2<-vector("numeric", g_max)
col3<-vector("numeric", g_max)
col4<-vector("numeric", g_max)
col5<-vector("numeric", g_max)
col6<-vector("numeric", g_max)
col7<-vector("numeric", g_max)
col8<-vector("numeric", g_max)
colt<-vector("numeric", g_max)

#Matrix for storing advance per gen.
pmg4<-matrix(NA,nsim,g_max)
####################################################################
## ---- chunk 9
#Run Simulation
for (x in 1:nsim){
 for (i in 1:(g_max-1)){ #for each generation
  total<-spreadttl[i,]
  # ratio<-spread[i,]/total
  # ratio[is.nan(ratio)] <- 0
  seeds1<-gNty(spread1[i,],total,lambda1)
  seeds2<-gNty(spread2[i,],total,lambda2)
  seeds3<-gNty(spread3[i,],total,lambda3)
  seeds4<-gNty(spread4[i,],total,lambda4)
  seeds5<-gNty(spread5[i,],total,lambda5)
  seeds6<-gNty(spread6[i,],total,lambda6)
  seeds7<-gNty(spread7[i,],total,lambda7)
  seeds8<-gNty(spread8[i,],total,lambda8)

  for (j in 1:patch){ #disperse seeds
    seedsd1[j,]<-disperse(seeds1[j],j,m1)
    seedsd2[j,]<-disperse(seeds2[j],j,m2)
    seedsd3[j,]<-disperse(seeds3[j],j,m3)
    seedsd4[j,]<-disperse(seeds4[j],j,m4)
    seedsd5[j,]<-disperse(seeds5[j],j,m5)
    seedsd6[j,]<-disperse(seeds6[j],j,m6)
    seedsd7[j,]<-disperse(seeds7[j],j,m7)
    seedsd8[j,]<-disperse(seeds8[j],j,m8)
  }
  spread1[i+1,]<-apply(seedsd1,2,sum) #fill in next row in population matrix
  spread2[i+1,]<-apply(seedsd2,2,sum)
  spread3[i+1,]<-apply(seedsd3,2,sum)
  spread4[i+1,]<-apply(seedsd4,2,sum)
  spread5[i+1,]<-apply(seedsd5,2,sum)
  spread6[i+1,]<-apply(seedsd6,2,sum)
  spread7[i+1,]<-apply(seedsd7,2,sum)
  spread8[i+1,]<-apply(seedsd8,2,sum)
  spreadttl[i+1,]<-spread1[i+1,]+spread2[i+1,]+spread3[i+1,]+spread4[i+1,]+spread5[i+1,]+spread6[i+1,]+spread7[i+1,]+spread8[i+1,]

  colt[i]<-lemove(spreadttl[i+1,])
 }
pmg4[x,]<-colt
  plot(spread1[g_max,]~dvect, type="l", col="red",ylim=c(0,300),main="Population after 20 Generations of Spread",  xlab="Patch Distance from Origin", ylab="Number of Individuals",lwd=2)
  lines(x=dvect,y=spread2[g_max,], col="darkorange",lwd=2)
  lines(x=dvect,y=spread3[g_max,], col="goldenrod",lwd=2)
  lines(x=dvect,y=spread4[g_max,], col="yellowgreen",lwd=2)
  lines(x=dvect,y=spread5[g_max,], col="springgreen2",lwd=2)
  lines(x=dvect,y=spread6[g_max,], col="turquoise3",lwd=2)
  lines(x=dvect,y=spread7[g_max,], col="royalblue2",lwd=2)
  lines(x=dvect,y=spread8[g_max,], col="navy",lwd=2)
  
  legend("topright", legend=c("Dispersive", "","","","","","", " Fecund"),col=c("red","darkorange","goldenrod","yellowgreen","springgreen2","turquoise3","royalblue2","  navy"), lty=1,seg.len = 1,y.intersp = 0.5)
  
}
mppg4<-vector("numeric",g_max)
mppg4<-apply(pmg4,2,mean)
plot(pmg4[1,1:19],main="Movement of Leading Edge over 20 Generations",ylab="Distance from Starting Patch", xlab="Generation",type="l", lty=2,col="grey",ylim=c(0,100))
lines(pmg4[2,1:19],lty=2,col="grey")
lines(pmg4[3,1:19],lty=2,col="grey")
lines(pmg4[4,1:19],lty=2,col="grey")
lines(pmg4[5,1:19],lty=2,col="grey")
lines(pmg4[6,1:19],lty=2,col="grey")
lines(pmg4[7,1:19],lty=2,col="grey")
lines(pmg4[8,1:19],lty=2,col="grey")
lines(pmg4[9,1:19],lty=2,col="grey")
lines(pmg4[10,1:19],lty=2,col="grey")
lines(mppg4[1:19],lty=1,lwd=2)
legend(x="topleft", legend=c("Mean","Replicates"),lty=c(1,2),col=c("black","grey"))
## ---- chunk 10
#########################################################

# parameters

#intrinsic rate of increase (lowest)
lambda1 <- 7.1
#intrinsic rate of increase
lambda2 <- 11.1
#intrinsic rate of increase
lambda3 <- 19.5
#intrinsic rate of increase
lambda4 <- 28.2
#intrinsic rate of increase
lambda5 <- 37.2
#intrinsic rate of increase
lambda6 <- 46.3
#intrinsic rate of increase
lambda7 <- 55.7
#intrinsic rate of increase (highest)
lambda8 <- 65.2
#intraspecific competition
alpha <- .2
#distance decay rate (highest)
m1 <- 0.5
#distance decay rate 
m2<-0.75
#distance decay rate 
m3<-1.25
#distance decay rate 
m4<-1.75
#distance decay rate 
m5<-2.25
#distance decay rate 
m6<-2.75
#distance decay rate 
m7<-3.25
#distance decay rate 
m8<-3.75
#starting population for each strategy
N_0 <- 2
# number of simulations to run
nsim<-10
#number of generations to simulate 
g_max <- 20
#distance between patches vector
dpatch <- 2
#Define distance vector (for now must be integer distances between patches)
dvect <-  c(0,cumsum(rep(c(1,1,1,5),15)))
#number of patches
patch <- length(dvect)
# p1<-seq(from=0,length.out=3,by=1)
# p2<-seq(from=8,length.out=3,by=1)
# p3<-seq(from=13,length.out=5,by=1)
# dvect<-c(p1,p2,p3)

##########################################################

#functions

#seed production function
gNty <- function(j,k,lambda){ #j is subpopulation, k is total
  seeds<-vector()
  jnext<-(lambda*j)/(1+alpha*(k-1))
  seeds<-c(seeds,jnext)
  return(round(seeds,0))
}

#dispersal function second version -- refactored to remove unnecessary loops and seperate steps into helpers
disperse<-function(x,y,m){ # x is the number of seeds in the patch
  # y is the coloumn index of the patch 
  # m is the parameter defining the dispersal kernel
  pmove<-vector("numeric", patch)
  if (x==0)
    return(pmove)
  else
    move<-distance(x,m)*direction(x)
  for (i in 1:x){ #this moves seeds to their new home, x is number of seeds, compute for each seed 
    for (j in 1:patch){ #this finds the corresponding home for each seed 
     # place(move[i],pwdist[y,j],pmove[j])
      if (move[i]==pwdist[y,j])
      {pmove[j]<-pmove[j]+1}
    }
  }
 return(pmove) 
}
#dispersal helper -- generate random distances, parameters are from disperse
distance<-function(x,m){
  dist<-round(rexp(x,m),0)
  return(dist)
}

#dispersal helper -- generate random directions,x is as disperse
direction<-function(x){
  dir<-rbinom(x,1,0.5)
  sapply(dir,refactor)
}

#direction helper -- refactor 0 to -1
refactor<-function(x){ #  x is values from binomial 
  if (x==0)
    x<- -1
  else x
}

#calculate how many new patches are colonized at the leading edge this generation
lemove<-function(x){ #x is the row in spread matrix corresponding to time t
  moved<-patch-pleft(rev(x))
  moved<-dvect[moved]
  return(moved)
}


#lemove helper how many patches left to colonize
pleft<-function(x){ # x is from lemove, 
  y<-0
  for (k in 1:patch){
    if (x[k] != 0){
      break
    }
    else y<-y+1
  }
  return(y)
}

#calculate how many patches the leading edge moves each generation
# assumes that only one patch is colonized at start
speed<- function(x,y){ # x is vector of the leading edge patch each generation
  # y is the output vector, showing the number of patches the leading edge moved
  for (i in 1:g_max){
    if (i == 1){
      y[i]<-x[i]-1
   }
    else if (x[i] == 0){
     y[i]<-0
   }
    else
      y[i]=x[i]-x[i-1]
  }
  return(y)
}
##########################################################

# Initialize structures for storing data

#Population Spread Matrix
#Adds values to each row for each generation
#Coloumns correspond to patches defined by dvect
spread1<-matrix(0,g_max,patch)
spread1[1,1]<-N_0
spread2<-matrix(0,g_max,patch)
spread2[1,1]<-N_0
spread3<-matrix(0,g_max,patch)
spread3[1,1]<-N_0
spread4<-matrix(0,g_max,patch)
spread4[1,1]<-N_0
spread5<-matrix(0,g_max,patch)
spread5[1,1]<-N_0
spread6<-matrix(0,g_max,patch)
spread6[1,1]<-N_0
spread7<-matrix(0,g_max,patch)
spread7[1,1]<-N_0
spread8<-matrix(0,g_max,patch)
spread8[1,1]<-N_0
spreadttl<-matrix(0,g_max,patch)
spreadttl[1,]<-N_0*8


#Seeds Dispersed
#vector for storing seeds produced, resets each generation
seeds1<-vector("numeric", patch)
seeds2<-vector("numeric",patch)
seeds3<-vector("numeric",patch)
seeds4<-vector("numeric",patch)
seeds5<-vector("numeric",patch)
seeds6<-vector("numeric",patch)
seeds7<-vector("numeric",patch)
seeds8<-vector("numeric",patch)
#matrix containing number of plants/seeds in each patch after dispersal
#rows are originating patches where seeds were produced,
#coloumns are where they disperse to
seedsd1<-matrix(0,patch,patch)
seedsd2<-matrix(0,patch,patch)
seedsd3<-matrix(0,patch,patch)
seedsd4<-matrix(0,patch,patch)
seedsd5<-matrix(0,patch,patch)
seedsd6<-matrix(0,patch,patch)
seedsd7<-matrix(0,patch,patch)
seedsd8<-matrix(0,patch,patch)

#Pairwise Distances Matrix
#Distances between patch i,j for row i 
#and coloumn j
pwdist<-matrix(NA,patch,patch)
for (i in 1:patch){
  for (j in 1:patch){
    pwdist[i,j]<-dvect[j]-dvect[i]
  }
}

# vectors for storing colonized patches
colt<-vector("numeric", g_max)

#Matrix for storing advance per gen.
pmg5<-matrix(NA,nsim,g_max)


####################################################################
## ---- chunk 11
#Run Simulation
for (x in 1:nsim){
 for (i in 1:(g_max-1)){ #for each generation
  total<-spreadttl[i,]
  # ratio<-spread[i,]/total
  # ratio[is.nan(ratio)] <- 0
  seeds1<-gNty(spread1[i,],total,lambda1)
  seeds2<-gNty(spread2[i,],total,lambda2)
  seeds3<-gNty(spread3[i,],total,lambda3)
  seeds4<-gNty(spread4[i,],total,lambda4)
  seeds5<-gNty(spread5[i,],total,lambda5)
  seeds6<-gNty(spread6[i,],total,lambda6)
  seeds7<-gNty(spread7[i,],total,lambda7)
  seeds8<-gNty(spread8[i,],total,lambda8)

  for (j in 1:patch){ #disperse seeds
    seedsd1[j,]<-disperse(seeds1[j],j,m1)
    seedsd2[j,]<-disperse(seeds2[j],j,m2)
    seedsd3[j,]<-disperse(seeds3[j],j,m3)
    seedsd4[j,]<-disperse(seeds4[j],j,m4)
    seedsd5[j,]<-disperse(seeds5[j],j,m5)
    seedsd6[j,]<-disperse(seeds6[j],j,m6)
    seedsd7[j,]<-disperse(seeds7[j],j,m7)
    seedsd8[j,]<-disperse(seeds8[j],j,m8)
  }
  spread1[i+1,]<-apply(seedsd1,2,sum) #fill in next row in population matrix
  spread2[i+1,]<-apply(seedsd2,2,sum)
  spread3[i+1,]<-apply(seedsd3,2,sum)
  spread4[i+1,]<-apply(seedsd4,2,sum)
  spread5[i+1,]<-apply(seedsd5,2,sum)
  spread6[i+1,]<-apply(seedsd6,2,sum)
  spread7[i+1,]<-apply(seedsd7,2,sum)
  spread8[i+1,]<-apply(seedsd8,2,sum)
  spreadttl[i+1,]<-spread1[i+1,]+spread2[i+1,]+spread3[i+1,]+spread4[i+1,]+spread5[i+1,]+spread6[i+1,]+spread7[i+1,]+spread8[i+1,]
  colt[i]<-lemove(spreadttl[i+1,])
}
pmg5[x,]<-colt

  plot(spread1[g_max,]~dvect, type="l", col="red",ylim=c(0,300),main="Population after 20 Generations of Spread",  xlab="Patch Distance from Origin", ylab="Number of Individuals",lwd=2)
  lines(x=dvect,y=spread2[g_max,], col="darkorange",lwd=2)
  lines(x=dvect,y=spread3[g_max,], col="goldenrod",lwd=2)
  lines(x=dvect,y=spread4[g_max,], col="yellowgreen",lwd=2)
  lines(x=dvect,y=spread5[g_max,], col="springgreen2",lwd=2)
  lines(x=dvect,y=spread6[g_max,], col="turquoise3",lwd=2)
  lines(x=dvect,y=spread7[g_max,], col="royalblue2",lwd=2)
  lines(x=dvect,y=spread8[g_max,], col="navy",lwd=2)
  
  legend("topright", legend=c("Dispersive", "","","","","","", " Fecund"),col=c("red","darkorange","goldenrod","yellowgreen","springgreen2","turquoise3","royalblue2","  navy"), lty=1,seg.len = 1,y.intersp = 0.5)
  
}
mppg5<-vector("numeric",g_max)
mppg5<-apply(pmg3,2,mean)
plot(pmg5[1,1:19],main="Movement of Leading Edge over 20 Generations",ylab="Distance from Starting Patch", xlab="Generation",type="l", lty=2,col="grey",ylim=c(0,150))
lines(pmg5[2,1:19],lty=2,col="grey")
lines(pmg5[3,1:19],lty=2,col="grey")
lines(pmg5[4,1:19],lty=2,col="grey")
lines(pmg5[5,1:19],lty=2,col="grey")
lines(pmg5[6,1:19],lty=2,col="grey")
lines(pmg5[7,1:19],lty=2,col="grey")
lines(pmg5[8,1:19],lty=2,col="grey")
lines(pmg5[9,1:19],lty=2,col="grey")
lines(pmg5[10,1:19],lty=2,col="grey")
lines(mppg5[1:19],lty=1,lwd=2)
legend(x="topleft", legend=c("Mean","Replicates"),lty=c(1,2),col=c("black","grey"))
## ---- chunk 12
#########################################################

# parameters

#intrinsic rate of increase (lowest)
lambda1 <- 7.1
#intrinsic rate of increase
lambda2 <- 11.1
#intrinsic rate of increase
lambda3 <- 19.5
#intrinsic rate of increase
lambda4 <- 28.2
#intrinsic rate of increase
lambda5 <- 37.2
#intrinsic rate of increase
lambda6 <- 46.3
#intrinsic rate of increase
lambda7 <- 55.7
#intrinsic rate of increase (highest)
lambda8 <- 65.2
#intraspecific competition
alpha <- .2
#distance decay rate (highest)
m1 <- 0.5
#distance decay rate 
m2<-0.75
#distance decay rate 
m3<-1.25
#distance decay rate 
m4<-1.75
#distance decay rate 
m5<-2.25
#distance decay rate 
m6<-2.75
#distance decay rate 
m7<-3.25
#distance decay rate 
m8<-3.75
#starting population for each strategy
N_0 <- 2
# number of simulations to run
nsim<-10
#number of generations to simulate 
g_max <- 20
#distance between patches vector
dpatch <- 4
#Define distance vector (for now must be integer distances between patches)
dvect <- seq(from=0,length.out = 40,by=dpatch)
#number of patches
patch <- length(dvect)
# p1<-seq(from=0,length.out=3,by=1)
# p2<-seq(from=8,length.out=3,by=1)
# p3<-seq(from=13,length.out=5,by=1)
# dvect<-c(p1,p2,p3)

##########################################################

#functions

#seed production function
gNty <- function(j,k,lambda){ #j is subpopulation, k is total
  seeds<-vector()
  jnext<-(lambda*j)/(1+alpha*(k-1))
  seeds<-c(seeds,jnext)
  return(round(seeds,0))
}

#dispersal function second version -- refactored to remove unnecessary loops and seperate steps into helpers
disperse<-function(x,y,m){ # x is the number of seeds in the patch
  # y is the coloumn index of the patch 
  # m is the parameter defining the dispersal kernel
  pmove<-vector("numeric", patch)
  if (x==0)
    return(pmove)
  else
    move<-distance(x,m)*direction(x)
  for (i in 1:x){ #this moves seeds to their new home, x is number of seeds, compute for each seed 
    for (j in 1:patch){ #this finds the corresponding home for each seed 
     # place(move[i],pwdist[y,j],pmove[j])
      if (move[i]==pwdist[y,j])
      {pmove[j]<-pmove[j]+1}
    }
  }
 return(pmove) 
}
#dispersal helper -- generate random distances, parameters are from disperse
distance<-function(x,m){
  dist<-round(rexp(x,m),0)
  return(dist)
}

#dispersal helper -- generate random directions,x is as disperse
direction<-function(x){
  dir<-rbinom(x,1,0.5)
  sapply(dir,refactor)
}

#direction helper -- refactor 0 to -1
refactor<-function(x){ #  x is values from binomial 
  if (x==0)
    x<- -1
  else x
}

#calculate how many new patches are colonized at the leading edge this generation
lemove<-function(x){ #x is the row in spread matrix corresponding to time t
  moved<-patch-pleft(rev(x))
  moved<-dvect[moved]
  return(moved)
}


#lemove helper how many patches left to colonize
pleft<-function(x){ # x is from lemove, 
  y<-0
  for (k in 1:patch){
    if (x[k] != 0){
      break
    }
    else y<-y+1
  }
  return(y)
}

#calculate how many patches the leading edge moves each generation
# assumes that only one patch is colonized at start
speed<- function(x,y){ # x is vector of the leading edge patch each generation
  # y is the output vector, showing the number of patches the leading edge moved
  for (i in 1:g_max){
    if (i == 1){
      y[i]<-x[i]-1
   }
    else if (x[i] == 0){
     y[i]<-0
   }
    else
      y[i]=x[i]-x[i-1]
  }
  return(y)
}
##########################################################

# Initialize structures for storing data

#Population Spread Matrix
#Adds values to each row for each generation
#Coloumns correspond to patches defined by dvect
spread1<-matrix(0,g_max,patch)
spread1[1,1]<-N_0
spread2<-matrix(0,g_max,patch)
spread2[1,1]<-N_0
spread3<-matrix(0,g_max,patch)
spread3[1,1]<-N_0
spread4<-matrix(0,g_max,patch)
spread4[1,1]<-N_0
spread5<-matrix(0,g_max,patch)
spread5[1,1]<-N_0
spread6<-matrix(0,g_max,patch)
spread6[1,1]<-N_0
spread7<-matrix(0,g_max,patch)
spread7[1,1]<-N_0
spread8<-matrix(0,g_max,patch)
spread8[1,1]<-N_0
spreadttl<-matrix(0,g_max,patch)
spreadttl[1,]<-N_0*8


#Seeds Dispersed
#vector for storing seeds produced, resets each generation
seeds1<-vector("numeric", patch)
seeds2<-vector("numeric",patch)
seeds3<-vector("numeric",patch)
seeds4<-vector("numeric",patch)
seeds5<-vector("numeric",patch)
seeds6<-vector("numeric",patch)
seeds7<-vector("numeric",patch)
seeds8<-vector("numeric",patch)
#matrix containing number of plants/seeds in each patch after dispersal
#rows are originating patches where seeds were produced,
#coloumns are where they disperse to
seedsd1<-matrix(0,patch,patch)
seedsd2<-matrix(0,patch,patch)
seedsd3<-matrix(0,patch,patch)
seedsd4<-matrix(0,patch,patch)
seedsd5<-matrix(0,patch,patch)
seedsd6<-matrix(0,patch,patch)
seedsd7<-matrix(0,patch,patch)
seedsd8<-matrix(0,patch,patch)

#Pairwise Distances Matrix
#Distances between patch i,j for row i 
#and coloumn j
pwdist<-matrix(NA,patch,patch)
for (i in 1:patch){
  for (j in 1:patch){
    pwdist[i,j]<-dvect[j]-dvect[i]
  }
}

# vectors for storing colonized patches
col1<-vector("numeric", g_max)
col2<-vector("numeric", g_max)
col3<-vector("numeric", g_max)
col4<-vector("numeric", g_max)
col5<-vector("numeric", g_max)
col6<-vector("numeric", g_max)
col7<-vector("numeric", g_max)
col8<-vector("numeric", g_max)
colt<-vector("numeric", g_max)

#Matrix for storing advance per gen.
pmg6<-matrix(NA,nsim,g_max)
####################################################################
## ---- chunk 13
#Run Simulation
for (x in 1:nsim){
 for (i in 1:(g_max-1)){ #for each generation
  total<-spreadttl[i,]
  # ratio<-spread[i,]/total
  # ratio[is.nan(ratio)] <- 0
  seeds1<-gNty(spread1[i,],total,lambda1)
  seeds2<-gNty(spread2[i,],total,lambda2)
  seeds3<-gNty(spread3[i,],total,lambda3)
  seeds4<-gNty(spread4[i,],total,lambda4)
  seeds5<-gNty(spread5[i,],total,lambda5)
  seeds6<-gNty(spread6[i,],total,lambda6)
  seeds7<-gNty(spread7[i,],total,lambda7)
  seeds8<-gNty(spread8[i,],total,lambda8)

  for (j in 1:patch){ #disperse seeds
    seedsd1[j,]<-disperse(seeds1[j],j,m1)
    seedsd2[j,]<-disperse(seeds2[j],j,m2)
    seedsd3[j,]<-disperse(seeds3[j],j,m3)
    seedsd4[j,]<-disperse(seeds4[j],j,m4)
    seedsd5[j,]<-disperse(seeds5[j],j,m5)
    seedsd6[j,]<-disperse(seeds6[j],j,m6)
    seedsd7[j,]<-disperse(seeds7[j],j,m7)
    seedsd8[j,]<-disperse(seeds8[j],j,m8)
  }
  spread1[i+1,]<-apply(seedsd1,2,sum) #fill in next row in population matrix
  spread2[i+1,]<-apply(seedsd2,2,sum)
  spread3[i+1,]<-apply(seedsd3,2,sum)
  spread4[i+1,]<-apply(seedsd4,2,sum)
  spread5[i+1,]<-apply(seedsd5,2,sum)
  spread6[i+1,]<-apply(seedsd6,2,sum)
  spread7[i+1,]<-apply(seedsd7,2,sum)
  spread8[i+1,]<-apply(seedsd8,2,sum)
  spreadttl[i+1,]<-spread1[i+1,]+spread2[i+1,]+spread3[i+1,]+spread4[i+1,]+spread5[i+1,]+spread6[i+1,]+spread7[i+1,]+spread8[i+1,]

  colt[i]<-lemove(spreadttl[i+1,])
 }
pmg6[x,]<-colt
  plot(spread1[g_max,]~dvect, type="l", col="red",ylim=c(0,300),main="Population after 20 Generations of Spread",  xlab="Patch Distance from Origin", ylab="Number of Individuals",lwd=2)
  lines(x=dvect,y=spread2[g_max,], col="darkorange",lwd=2)
  lines(x=dvect,y=spread3[g_max,], col="goldenrod",lwd=2)
  lines(x=dvect,y=spread4[g_max,], col="yellowgreen",lwd=2)
  lines(x=dvect,y=spread5[g_max,], col="springgreen2",lwd=2)
  lines(x=dvect,y=spread6[g_max,], col="turquoise3",lwd=2)
  lines(x=dvect,y=spread7[g_max,], col="royalblue2",lwd=2)
  lines(x=dvect,y=spread8[g_max,], col="navy",lwd=2)
  
  legend("topright", legend=c("Dispersive", "","","","","","", " Fecund"),col=c("red","darkorange","goldenrod","yellowgreen","springgreen2","turquoise3","royalblue2","  navy"), lty=1,seg.len = 1,y.intersp = 0.5)
  
}
mppg6<-vector("numeric",g_max)
mppg6<-apply(pmg4,2,mean)
plot(pmg6[1,1:19],main="Movement of Leading Edge over 20 Generations",ylab="Distance from Starting Patch", xlab="Generation",type="l", lty=2,col="grey",ylim=c(0,100))
lines(pmg6[2,1:19],lty=2,col="grey")
lines(pmg6[3,1:19],lty=2,col="grey")
lines(pmg6[4,1:19],lty=2,col="grey")
lines(pmg6[5,1:19],lty=2,col="grey")
lines(pmg6[6,1:19],lty=2,col="grey")
lines(pmg6[7,1:19],lty=2,col="grey")
lines(pmg6[8,1:19],lty=2,col="grey")
lines(pmg6[9,1:19],lty=2,col="grey")
lines(pmg6[10,1:19],lty=2,col="grey")
lines(mppg6[1:19],lty=1,lwd=2)
legend(x="topleft", legend=c("Mean","Replicates"),lty=c(1,2),col=c("black","grey"))
## ---- chunk 14
ls1<-pmg1[,g_max-1]/g_max
ls2<-pmg2[,g_max-1]/g_max
ls3<-pmg3[,g_max-1]/g_max
ls4<-pmg4[,g_max-1]/g_max
ls5<-pmg5[,g_max-1]/g_max
ls6<-pmg6[,g_max-1]/g_max
boxplot(ls1,ls2,ls3,ls4,ls5,ls6, main="Patches Advanced per Generation", col=c("beige","grey","lavender","lightblue","tan","lightgreen"))
legend(x="topright",legend=c("No gaps", "1:1 patch/gap", "2:2 patch/gap","1:2 patch/gap","4:4 patch/gap","1:4 patch/gap"), col=c("beige","grey","lavender","lightblue","tan","lightgreen"), pch=16,ncol=3)
